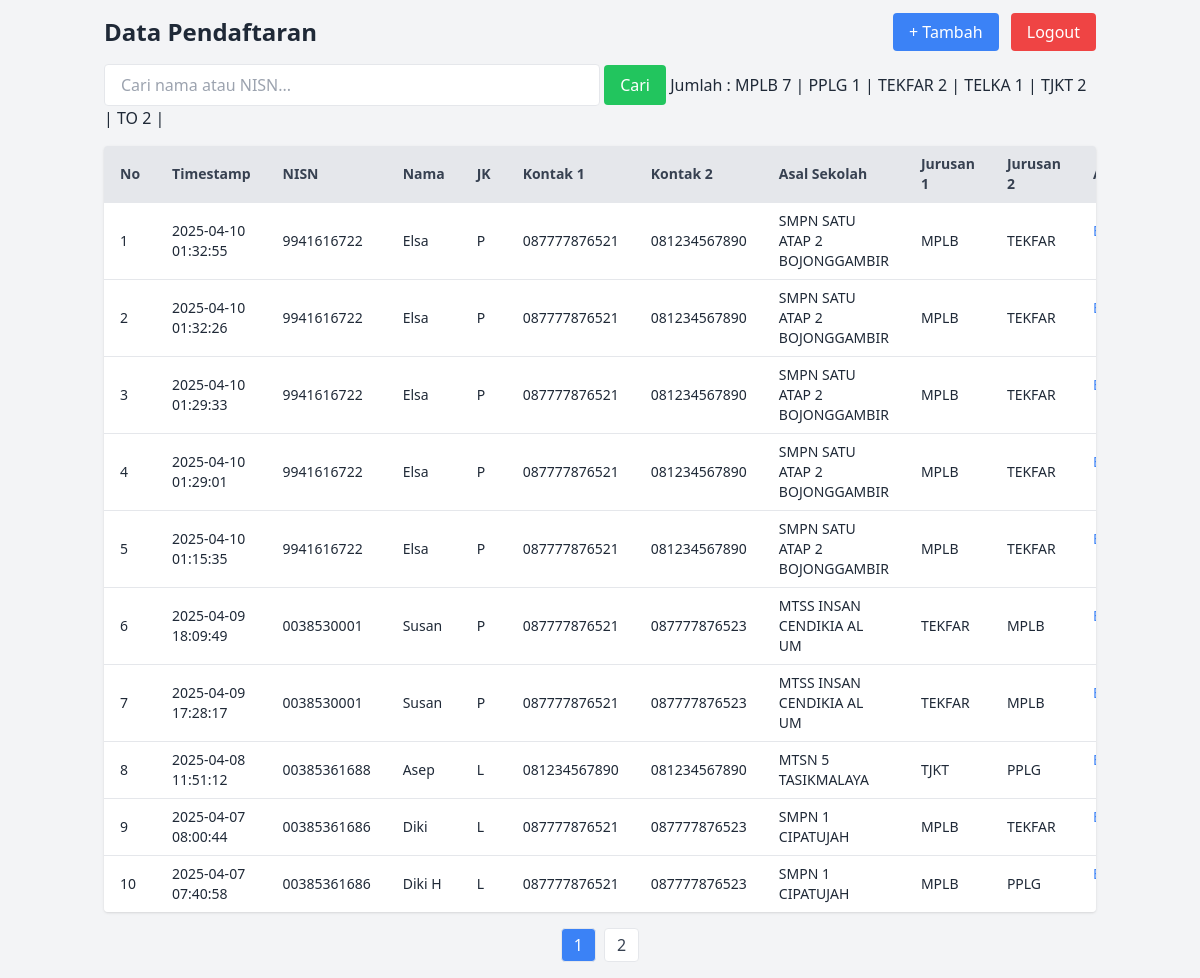
/admin/index.php (signed in), run on the app's committed database.
### tables this page shows
CREATE TABLE pendaftaran (
    id INTEGER PRIMARY KEY AUTOINCREMENT,
    nisn TEXT NOT NULL,
    nama TEXT NOT NULL,
    jk TEXT NOT NULL,
    kontak1 TEXT NOT NULL,
    kontak2 TEXT NOT NULL,
    asal_sekolah TEXT NOT NULL,
    jurusan1 TEXT NOT NULL,
    jurusan2 TEXT NOT NULL,
    alamat TEXT NOT NULL,
    Timestamp DATETIME DEFAULT CURRENT_TIMESTAMP
);

### admin/index.php (the view, shortened to what this page needs)
<?php
try {
    $db = new PDO('sqlite:../ppdb2025.db');
    $db->setAttribute(PDO::ATTR_ERRMODE, PDO::ERRMODE_EXCEPTION);
    } catch (PDOException $e) {
        echo 'Koneksi gagal: ' . $e->getMessage();
        exit;
    }
$keyword = isset($_GET['search']) ? $_GET['search'] : '';
$page = isset($_GET['page']) ? max(1, (int)$_GET['page']) : 1;
$limit = 10;
$offset = ($page - 1) * $limit;
$total = $db->query("SELECT COUNT(*) FROM pendaftaran WHERE nama LIKE '%$keyword%' OR nisn LIKE '%$keyword%'")->fetchColumn();
$pages = ceil($total / $limit);
$stmt = $db->prepare("SELECT * FROM pendaftaran WHERE nama LIKE ? OR nisn LIKE ? ORDER BY id DESC LIMIT ? OFFSET ?");
$stmt->execute(["%$keyword%", "%$keyword%", $limit, $offset]);
$pendaftar = $stmt->fetchAll(PDO::FETCH_ASSOC);
$jurusanCounts = $db->query("
    SELECT jurusan1, COUNT(*) as total
    FROM pendaftaran
    GROUP BY jurusan1
")->fetchAll(PDO::FETCH_ASSOC);
?>
<!DOCTYPE html>
<html>
<head>
    <script src="https://cdn.tailwindcss.com"></script>
</head>
<body class="bg-gray-100 text-gray-800">
    <div class="container mx-auto p-4">
        <div class="flex justify-between items-center mb-4">
            <h2 class="text-2xl font-bold">Data Pendaftaran</h2>
            <div>
                <a href="tambah.php" class="bg-blue-500 text-white px-4 py-2 rounded hover:bg-blue-600">+ Tambah</a>
                <a href="logout.php" class="ml-2 bg-red-500 text-white px-4 py-2 rounded hover:bg-red-600">Logout</a>
            </div>
        </div>
        <form method="get" class="mb-4">
            <input type="text" name="search" placeholder="Cari nama atau NISN..." value="<?= htmlspecialchars($keyword) ?>" class="px-4 py-2 rounded border w-1/2">
            <button type="submit" class="px-4 py-2 bg-green-500 text-white rounded hover:bg-green-600">Cari</button>
            Jumlah :
                <?php foreach ($jurusanCounts as $jurusan): ?>
                    <?= htmlspecialchars($jurusan['jurusan1']) ?>
                    <?= htmlspecialchars($jurusan['total']) ?> |
                <?php endforeach; ?>
        </form>
        <div class="overflow-x-auto bg-white shadow rounded">
            <table class="min-w-full table-auto text-sm text-left">
                <thead class="bg-gray-200 text-gray-700">
                    <tr>
                        <th class="px-4 py-2">No</th>
                        <th class="px-4 py-2">Timestamp</th>
                        <th class="px-4 py-2">NISN</th>
                        <th class="px-4 py-2">Nama</th>
                        <th class="px-4 py-2">JK</th>
                        <th class="px-4 py-2">Kontak 1</th>
                        <th class="px-4 py-2">Kontak 2</th>
                        <th class="px-4 py-2">Asal Sekolah</th>
                        <th class="px-4 py-2">Jurusan 1</th>
                        <th class="px-4 py-2">Jurusan 2</th>
                        <th class="px-4 py-2">Aksi</th>
                    </tr>
                </thead>
                <tbody>
                    <?php foreach ($pendaftar as $i => $row): ?>
                    <tr class="border-t">
                        <td class="px-4 py-2"><?= ($offset + $i + 1) ?></td>
                        <td class="px-4 py-2"><?= htmlspecialchars($row['Timestamp']) ?></td>
                        <td class="px-4 py-2"><?= htmlspecialchars($row['nisn']) ?></td>
                        <td class="px-4 py-2"><?= htmlspecialchars($row['nama']) ?></td>
                        <td class="px-4 py-2"><?= htmlspecialchars($row['jk']) ?></td>
                        <td class="px-4 py-2"><?= htmlspecialchars($row['kontak1']) ?></td>
                        <td class="px-4 py-2"><?= htmlspecialchars($row['kontak2']) ?></td>
                        <td class="px-4 py-2"><?= htmlspecialchars($row['asal_sekolah']) ?></td>
                        <td class="px-4 py-2"><?= htmlspecialchars($row['jurusan1']) ?></td>
                        <td class="px-4 py-2"><?= htmlspecialchars($row['jurusan2']) ?></td>
                        <td class="px-4 py-2 space-x-2">
                            <a href="edit.php?id=<?= $row['id'] ?>" class="text-blue-500 hover:underline">Edit</a>
                        </td>
                    </tr>
                    <?php endforeach; ?>
                </tbody>
            </table>
        </div>
        <div class="mt-4 flex justify-center space-x-2">
            <?php for ($i = 1; $i <= $pages; $i++): ?>
                <a href="?search=<?= urlencode($keyword) ?>&page=<?= $i ?>"
                   class="px-3 py-1 border rounded <?= $i == $page ? 'bg-blue-500 text-white' : 'bg-white text-gray-700' ?>">
                   <?= $i ?>
                </a>
            <?php endfor; ?>
        </div>
    </div>
</body>
</html>

### data on the page
pendaftaran: i "1", Timestamp "2025-04-10 01:32:55", nisn "9941616722", nama "Elsa", jk "P", kontak1 "087777876521", kontak2 "081234567890", asal_sekolah "SMPN SATU ATAP 2 BOJONGGAMBIR", jurusan1 "MPLB", jurusan2 "TEKFAR"
pendaftaran: i "2", Timestamp "2025-04-10 01:32:26", nisn "9941616722", nama "Elsa", jk "P", kontak1 "087777876521", kontak2 "081234567890", asal_sekolah "SMPN SATU ATAP 2 BOJONGGAMBIR", jurusan1 "MPLB", jurusan2 "TEKFAR"
pendaftaran: i "3", Timestamp "2025-04-10 01:29:33", nisn "9941616722", nama "Elsa", jk "P", kontak1 "087777876521", kontak2 "081234567890", asal_sekolah "SMPN SATU ATAP 2 BOJONGGAMBIR", jurusan1 "MPLB", jurusan2 "TEKFAR"
pendaftaran: i "4", Timestamp "2025-04-10 01:29:01", nisn "9941616722", nama "Elsa", jk "P", kontak1 "087777876521", kontak2 "081234567890", asal_sekolah "SMPN SATU ATAP 2 BOJONGGAMBIR", jurusan1 "MPLB", jurusan2 "TEKFAR"
pendaftaran: i "5", Timestamp "2025-04-10 01:15:35", nisn "9941616722", nama "Elsa", jk "P", kontak1 "087777876521", kontak2 "081234567890", asal_sekolah "SMPN SATU ATAP 2 BOJONGGAMBIR", jurusan1 "MPLB", jurusan2 "TEKFAR"
pendaftaran: i "6", Timestamp "2025-04-09 18:09:49", nisn "0038530001", nama "Susan", jk "P", kontak1 "087777876521", kontak2 "087777876523", asal_sekolah "MTSS INSAN CENDIKIA AL UM", jurusan1 "TEKFAR", jurusan2 "MPLB"
pendaftaran: i "7", Timestamp "2025-04-09 17:28:17", nisn "0038530001", nama "Susan", jk "P", kontak1 "087777876521", kontak2 "087777876523", asal_sekolah "MTSS INSAN CENDIKIA AL UM", jurusan1 "TEKFAR", jurusan2 "MPLB"
pendaftaran: i "8", Timestamp "2025-04-08 11:51:12", nisn "00385361688", nama "Asep", jk "L", kontak1 "081234567890", kontak2 "081234567890", asal_sekolah "MTSN 5 TASIKMALAYA", jurusan1 "TJKT", jurusan2 "PPLG"
pendaftaran: i "9", Timestamp "2025-04-07 08:00:44", nisn "00385361686", nama "Diki", jk "L", kontak1 "087777876521", kontak2 "087777876523", asal_sekolah "SMPN 1 CIPATUJAH", jurusan1 "MPLB", jurusan2 "TEKFAR"
pendaftaran: i "10", Timestamp "2025-04-07 07:40:58", nisn "00385361686", nama "Diki H", jk "L", kontak1 "087777876521", kontak2 "087777876523", asal_sekolah "SMPN 1 CIPATUJAH", jurusan1 "MPLB", jurusan2 "PPLG"

### other printed values
$jurusan['jurusan1'] "MPLB"
$jurusan['total'] "7"
$jurusan['jurusan1'] "PPLG"
$jurusan['total'] "1"
$jurusan['jurusan1'] "TEKFAR"
$jurusan['total'] "2"
$jurusan['jurusan1'] "TELKA"
$jurusan['jurusan1'] "TJKT"
$jurusan['jurusan1'] "TO"
